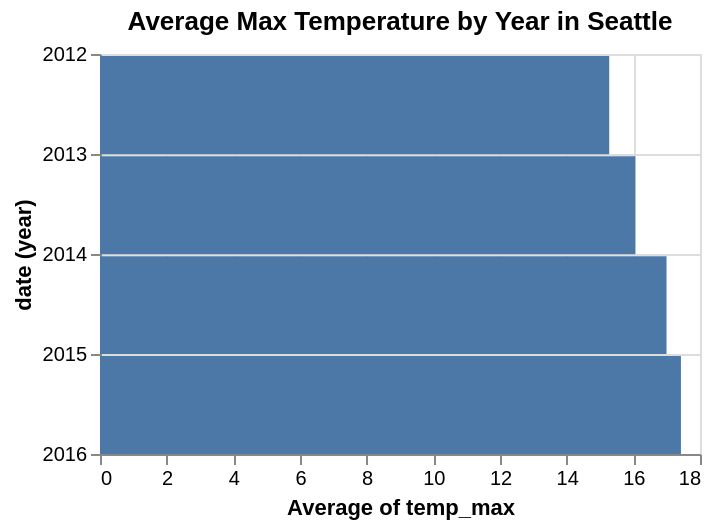

Notebook cell for this chart:
### Code cell
val barPlot = VegaPlot.fromResource("bar.vl.json")
barPlot.plot(
  _.data.values := data.asJson,
  _.encoding.x.field := "temp_max",
  _.encoding.x.aggregate := "average",
  _.encoding.y.field := "date",
  _.encoding.y.timeUnit := "year",
  _.height := 200,
  _.title := "Average Max Temperature by Year in Seattle"
)

### Figure 1 — Vega-Lite specification as saved in the notebook (floating-point values rounded to 4 significant figures; data arrays with more than 128 entries replaced by an {"elided": "..."} marker saying what was removed)
{"$schema": "https://vega.github.io/schema/vega-lite/v6.json", "data": {"values": {"elided": "1461 records"}}, "description": "A simple bar chart with embedded data.", "encoding": {"x": {"aggregate": "average", "field": "temp_max", "type": "quantitative"}, "y": {"field": "date", "sort": "descending", "timeUnit": "year", "type": "temporal"}}, "height": 200, "mark": "bar", "title": "Average Max Temperature by Year in Seattle", "width": 300}
